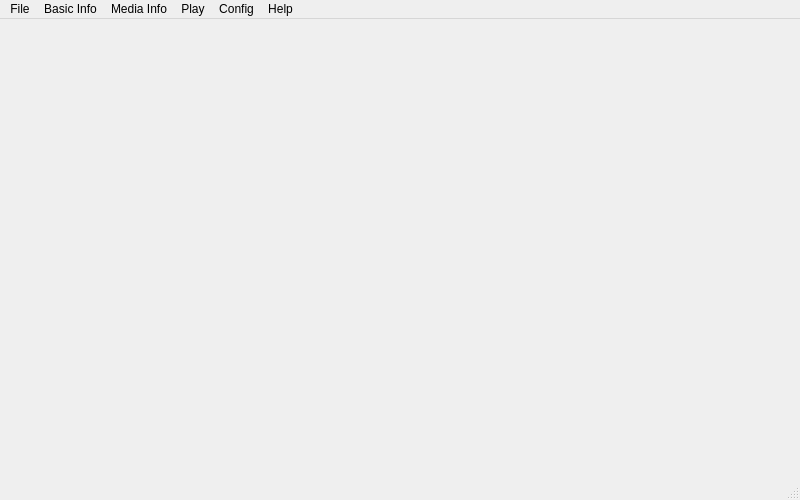
<?xml version="1.0" encoding="UTF-8"?>
<ui version="4.0">
 <class>MainWindow</class>
 <widget class="QMainWindow" name="MainWindow">
  <property name="geometry">
   <rect>
    <x>0</x>
    <y>0</y>
    <width>800</width>
    <height>500</height>
   </rect>
  </property>
  <property name="windowTitle">
   <string>MainWindow</string>
  </property>
  <widget class="QWidget" name="centralwidget"/>
  <widget class="QMenuBar" name="menubar">
   <property name="geometry">
    <rect>
     <x>0</x>
     <y>0</y>
     <width>800</width>
     <height>27</height>
    </rect>
   </property>
   <widget class="QMenu" name="menuBasic_Info">
    <property name="title">
     <string>Basic Info</string>
    </property>
    <addaction name="actionVersion"/>
    <addaction name="actionBuildconf"/>
    <addaction name="separator"/>
    <addaction name="actionFormats"/>
    <addaction name="actionMuxers"/>
    <addaction name="actionDemuxers"/>
    <addaction name="actionDevices"/>
    <addaction name="separator"/>
    <addaction name="actionCodecs"/>
    <addaction name="actionDecoders"/>
    <addaction name="actionEncoders"/>
    <addaction name="separator"/>
    <addaction name="actionBsfs"/>
    <addaction name="actionProtocols"/>
    <addaction name="actionFilters"/>
    <addaction name="actionPixfmts"/>
    <addaction name="actionLayouts"/>
    <addaction name="actionSamplefmts"/>
    <addaction name="actionColors"/>
   </widget>
   <widget class="QMenu" name="menuMedia_Info">
    <property name="title">
     <string>Media Info</string>
    </property>
    <widget class="QMenu" name="menuFrames">
     <property name="title">
      <string>Frames</string>
     </property>
     <addaction name="actionFrames_Video"/>
     <addaction name="actionFrames_Audio"/>
    </widget>
    <widget class="QMenu" name="menuPackets">
     <property name="title">
      <string>Packets</string>
     </property>
     <addaction name="actionPackets_Video"/>
     <addaction name="actionPackets_Audio"/>
    </widget>
    <addaction name="actionStreams"/>
    <addaction name="actionFormat"/>
    <addaction name="separator"/>
    <addaction name="menuFrames"/>
    <addaction name="menuPackets"/>
    <addaction name="separator"/>
    <addaction name="actionChapters"/>
    <addaction name="actionCount_Frames"/>
    <addaction name="actionCount_Packets"/>
    <addaction name="actionShow_Entries"/>
    <addaction name="separator"/>
    <addaction name="actionVersions"/>
    <addaction name="actionProgram_Version"/>
    <addaction name="actionLibrary_Versions"/>
    <addaction name="separator"/>
    <addaction name="actionPixel_Formats"/>
   </widget>
   <widget class="QMenu" name="menuConfig">
    <property name="title">
     <string>Config</string>
    </property>
   </widget>
   <widget class="QMenu" name="menuPlay">
    <property name="title">
     <string>Play</string>
    </property>
    <addaction name="actionPlayer"/>
   </widget>
   <widget class="QMenu" name="menuFile">
    <property name="title">
     <string>File</string>
    </property>
    <addaction name="actionOpen"/>
    <addaction name="actionOpen_Files"/>
    <addaction name="actionOpen_Folder"/>
    <addaction name="separator"/>
    <addaction name="actionFiles"/>
    <addaction name="actionFolders"/>
    <addaction name="separator"/>
    <addaction name="actionExport"/>
   </widget>
   <widget class="QMenu" name="menuHelp">
    <property name="title">
     <string>Help</string>
    </property>
    <addaction name="actionAbout"/>
    <addaction name="separator"/>
    <addaction name="actionLog"/>
    <addaction name="actionApp_Dir"/>
   </widget>
   <addaction name="menuFile"/>
   <addaction name="menuBasic_Info"/>
   <addaction name="menuMedia_Info"/>
   <addaction name="menuPlay"/>
   <addaction name="menuConfig"/>
   <addaction name="menuHelp"/>
  </widget>
  <widget class="QStatusBar" name="statusbar"/>
  <action name="actionVersion">
   <property name="text">
    <string>Version</string>
   </property>
  </action>
  <action name="actionBuildconf">
   <property name="text">
    <string>Buildconf</string>
   </property>
  </action>
  <action name="actionFormats">
   <property name="text">
    <string>Formats</string>
   </property>
  </action>
  <action name="actionMuxers">
   <property name="text">
    <string>Muxers</string>
   </property>
  </action>
  <action name="actionDemuxers">
   <property name="text">
    <string>Demuxers</string>
   </property>
  </action>
  <action name="actionDevices">
   <property name="text">
    <string>Devices</string>
   </property>
  </action>
  <action name="actionCodecs">
   <property name="text">
    <string>Codecs</string>
   </property>
  </action>
  <action name="actionDecoders">
   <property name="text">
    <string>Decoders</string>
   </property>
  </action>
  <action name="actionEncoders">
   <property name="text">
    <string>Encoders</string>
   </property>
  </action>
  <action name="actionBsfs">
   <property name="text">
    <string>Bsfs</string>
   </property>
  </action>
  <action name="actionProtocols">
   <property name="text">
    <string>Protocols</string>
   </property>
  </action>
  <action name="actionFilters">
   <property name="text">
    <string>Filters</string>
   </property>
  </action>
  <action name="actionPixfmts">
   <property name="text">
    <string>Pixfmts</string>
   </property>
  </action>
  <action name="actionLayouts">
   <property name="text">
    <string>Layouts</string>
   </property>
  </action>
  <action name="actionSamplefmts">
   <property name="text">
    <string>SampleFmts</string>
   </property>
  </action>
  <action name="actionColors">
   <property name="text">
    <string>Colors</string>
   </property>
  </action>
  <action name="actionProgramVersion">
   <property name="text">
    <string>ProgramVersion</string>
   </property>
  </action>
  <action name="actionLibraryVersions">
   <property name="text">
    <string>LibraryVersions</string>
   </property>
  </action>
  <action name="actionFrame">
   <property name="text">
    <string>Video Frame</string>
   </property>
  </action>
  <action name="actionChapters">
   <property name="checkable">
    <bool>false</bool>
   </property>
   <property name="text">
    <string>Chapters</string>
   </property>
  </action>
  <action name="actionFormat">
   <property name="checkable">
    <bool>false</bool>
   </property>
   <property name="text">
    <string>Format</string>
   </property>
  </action>
  <action name="actionCount_Frames">
   <property name="checkable">
    <bool>false</bool>
   </property>
   <property name="text">
    <string>Count Frames</string>
   </property>
  </action>
  <action name="actionCount_Packets">
   <property name="checkable">
    <bool>false</bool>
   </property>
   <property name="text">
    <string>Count Packets</string>
   </property>
  </action>
  <action name="actionShow_Entries">
   <property name="checkable">
    <bool>false</bool>
   </property>
   <property name="text">
    <string>Show Entries</string>
   </property>
  </action>
  <action name="actionOpen">
   <property name="text">
    <string>Open</string>
   </property>
  </action>
  <action name="actionOpen_Folder">
   <property name="text">
    <string>Open Folder</string>
   </property>
  </action>
  <action name="actionExport">
   <property name="text">
    <string>Export</string>
   </property>
  </action>
  <action name="actionOpen_Files">
   <property name="text">
    <string>Open Files</string>
   </property>
  </action>
  <action name="actionStreams">
   <property name="checkable">
    <bool>false</bool>
   </property>
   <property name="text">
    <string>Streams</string>
   </property>
  </action>
  <action name="actionProgram_Version">
   <property name="checkable">
    <bool>false</bool>
   </property>
   <property name="text">
    <string>Program Version</string>
   </property>
  </action>
  <action name="actionLibrary_Versions">
   <property name="checkable">
    <bool>false</bool>
   </property>
   <property name="text">
    <string>Library Versions</string>
   </property>
  </action>
  <action name="actionVersions">
   <property name="checkable">
    <bool>false</bool>
   </property>
   <property name="text">
    <string>Versions</string>
   </property>
  </action>
  <action name="actionPixel_Formats">
   <property name="checkable">
    <bool>false</bool>
   </property>
   <property name="text">
    <string>Pixel Formats</string>
   </property>
  </action>
  <action name="actionLog_Conifg">
   <property name="text">
    <string>Log</string>
   </property>
  </action>
  <action name="actionMainwindow_Config">
   <property name="text">
    <string>Mainwindow</string>
   </property>
  </action>
  <action name="actionWindowHeader_Config">
   <property name="text">
    <string>Window Head</string>
   </property>
  </action>
  <action name="actionGeneral_Config">
   <property name="text">
    <string>General</string>
   </property>
  </action>
  <action name="actionFrames_Video">
   <property name="text">
    <string>Video</string>
   </property>
  </action>
  <action name="actionFrames_Audio">
   <property name="text">
    <string>Audio</string>
   </property>
  </action>
  <action name="actionPackets_Video">
   <property name="text">
    <string>Video</string>
   </property>
  </action>
  <action name="actionPackets_Audio">
   <property name="text">
    <string>Audio</string>
   </property>
  </action>
  <action name="actionLog">
   <property name="text">
    <string>Log</string>
   </property>
  </action>
  <action name="actionAbout">
   <property name="text">
    <string>About</string>
   </property>
  </action>
  <action name="actionPlayer">
   <property name="text">
    <string>Player</string>
   </property>
  </action>
  <action name="actionFiles">
   <property name="text">
    <string>Files</string>
   </property>
  </action>
  <action name="actionFolders">
   <property name="text">
    <string>Folders</string>
   </property>
  </action>
  <action name="actionApp_Dir">
   <property name="text">
    <string>App Dir</string>
   </property>
  </action>
 </widget>
 <resources/>
 <connections/>
</ui>
